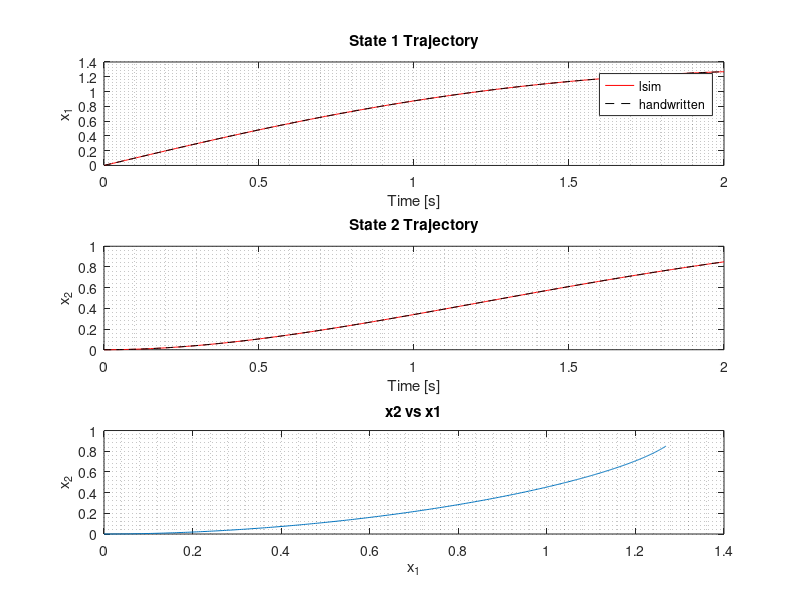

Reproduce this figure in MATLAB. (Note: this script raises an error after producing the figure.)
clear
close all
clc

%% Problem 1

%%% State Space Matrices
A       = [0 -1; 1 -1];
B       = [1; 0];
C       = eye(2);               % Output both states
D       = zeros(2,1);

t       = (0:.005:2)';          % time vector
x0      = zeros(2,1);           % Initial contiosn x(0) = 0
u       = ones(length(t),1);    % Step Input

sys     = ss(A,B,C,D);          % System state space object

[~,T,X] = lsim(sys,u,t,x0);     % lsim output

%%% Hand Written Solutions for State Trajectories
x1      = exp(-t/2).*(-cos((sqrt(3)*t)/2) + (1/sqrt(3))*sin((sqrt(3)*t)/2)) + 1;
x2      = 1 - exp(-t/2).*(1/sqrt(3) * sin((sqrt(3)*t)/2) + cos((sqrt(3)*t)/2));

figure
subplot(3,1,1)
plot(T,X(:,1),'-r',t,x1,'--k')
xlabel('Time [s]')
title('State 1 Trajectory')
legend('lsim','handwritten')
grid minor
ylabel('x_1')
subplot(3,1,2)
plot(T,X(:,2),'-r',t,x2,'--k')
title('State 2 Trajectory')
xlabel('Time [s]')
grid minor
ylabel('x_2')
subplot(3,1,3)
plot(x1,x2)
title('x2 vs x1')
grid minor
xlabel('x_1')
ylabel('x_2')
sgtitle('Problem 1')


%% Problem 2

Ts      = 0.2;  % step size [s]

disp('Hand Written Discrete State Space Model')

% Hand Written discrete A matrix
Ad      = exp(-.2/2)*[cos(.2*sqrt(3)/2)+ (1/sqrt(3)*sin(.2*sqrt(3)/2)),...
          -2*sin(.2*sqrt(3)/2)/sqrt(3);2*sin(.2*sqrt(3)/2)/sqrt(3),...
          cos(.2*sqrt(3)/2)- (1/sqrt(3)*sin(.2*sqrt(3)/2))]
 
% Hand Written discrete B matrix
Bd      = [exp(-.2/2)*(-cos(.2*sqrt(3)/2) + sin(.2*sqrt(3)/2)/sqrt(3)) + 1;...
          -exp(-.2/2)*(sin(.2*sqrt(3)/2)/sqrt(3) + cos(.2*sqrt(3)/2)) + 1]
      
% Hand Written discrete C matrix
Cd      = [0 1]

% Hand Written discrete D matrix
Dd      = 0

% Continous time ss object
sysc    = ss(A,B,[0 1],0);

disp('c2d Discrete State Space Model')
sysd            = c2d(sysc, Ts, 'zoh')          % c2d discrete ss object

time            = (0:Ts:2)';                    % Time Vector
K               = round(time/Ts);               % Integer Steps
x               = zeros(2,length(K));           % Initialize State Vector
x(:,1)          = x0;
u               = ones(1,length(K));            % Step Input
zeroStateSum    = 0;
y               = zeros(1,length(K));

% x[k] = A^k*x0 + sum(Ad^(k-1-i))*B*u[i] + D*u[k]
for count = 2:length(K)
    k               = K(count);
    zeroStateSum    = Ad^(k - 1)*Bd*u(k) + zeroStateSum;
    x(:,count)      = (Ad^k)*x0 + zeroStateSum;
    y(:,count)      = Cd*x(:,count);
end

% Discrete lsim output
[Y,T,X]     = lsim(sysd,u,time,x0);

figure
subplot(3,1,1)
hold on
stairs(T,X(:,1),'-r')
stairs(time,x(1,:),'--k')
hold off
grid minor
title('State 1 Trajectory, discrete ZOH')
ylabel('x_1')
legend('lsim','hand written')
subplot(3,1,2)
hold on
stairs(T,X(:,2),'-r')
stairs(time,x(2,:),'--k')
hold off
grid minor
title('State 2 Trajectory, discrete ZOH')
ylabel('x_2')
subplot(3,1,3)
hold on
stairs(T,Y,'-r')
stairs(time,y,'--k')
hold off
grid minor
title('Output vs time, discrete ZOH')
ylabel('y')
xlabel('time [s]')
sgtitle('Problem 2')

figure
hold on
step(sysc,2)
step(sysd,2)
grid minor
title('Step Response for Continous and Discrete System')
legend('Continous','Discrete')

%% Problem 5

% Continous Time LTI A Matrix
A_CT        = [-2 0 0; 1 0 1; 0 -2 -2];

% Symmetric Positive Definite Matrix
Q           = eye(size(A_CT));

% Solve Lyapunov Equation for P
P_CT         = lyap(A_CT',Q)

% Check Eigenvalues of P for Positive Definite
lambda_CT    = eig(P_CT)

if (lambda_CT > 0)
    disp('P is positive definite, Continous LTI System is asymptotically stable')
else
    disp('P is not positive definite, Continous LTI System is not asymptotically stable')
end

%% Problem 6

% Discrte Time LTI A matrix
A_DT        = [-.8 0 0; .4 0 .4; 0 -.8 -.8];

% Symmetric Positive Definite Matrix
Q           = eye(size(A_DT));

% Solve Discrete Lyapunov Equation for P
P_DT        = dlyap(A_DT',Q)

% Check Eigenvalues of P for Positive Definite
lambda_DT   = eig(P_DT)

if (lambda_DT > 0)
    disp('P is positive definite, Discrete LTI System is asymptotically stable')
else
    disp('P is not positive definite, Discrete LTI System is not asymptotically stable')
end